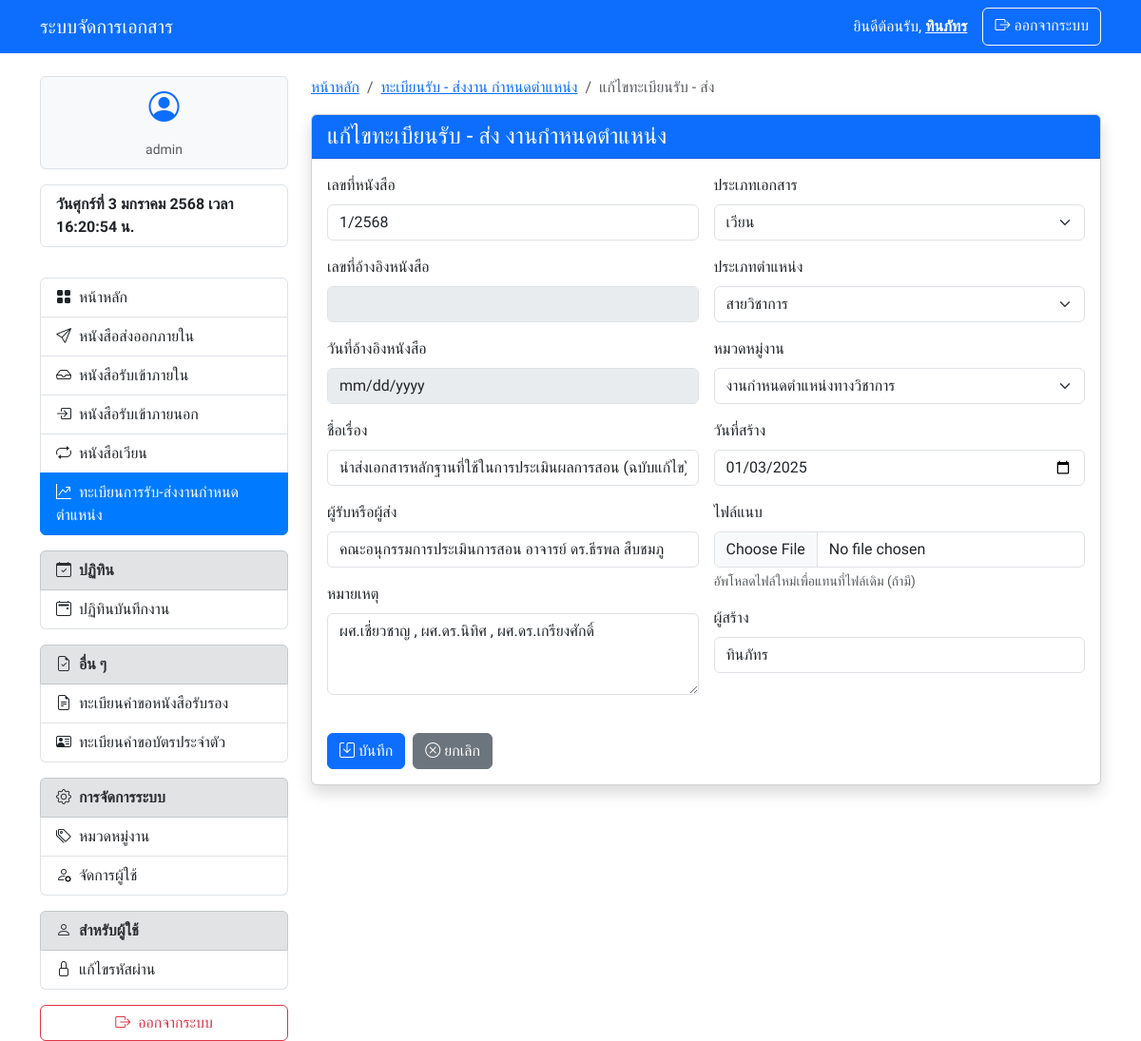
Screenshot of /jobassignment/edit.php?id=2 (signed in) with the database file from the repository.
### tables this page shows
CREATE TABLE `edms_job_assignment_documents` (
  `assignment_id` int(11) NOT NULL,
  `document_number` int(11) NOT NULL COMMENT 'เลขที่หนังสือ',
  `document_year` year(4) NOT NULL DEFAULT year(curdate()),
  `title` varchar(255) NOT NULL,
  `sender` varchar(255) NOT NULL,
  `receiver` varchar(255) DEFAULT NULL,
  `document_type` enum('รับ','ส่ง','เวียน','สั่งการ') NOT NULL COMMENT 'ประเภทเอกสาร (รับ, ส่ง, เวียน,สั่งการ)',
  `position_type` enum('สายวิชาการ','สายสนับสนุน') NOT NULL COMMENT 'ประเภทตำแหน่ง',
  `date_created` date NOT NULL,
  `attachment_path` varchar(255) DEFAULT NULL,
  `note` text DEFAULT NULL,
  `category_id` int(11) DEFAULT NULL,
  `created_by` int(11) DEFAULT NULL,
  `created_at` timestamp NOT NULL DEFAULT current_timestamp(),
  `document_reference_number` varchar(50) DEFAULT NULL COMMENT 'เลขที่อ้างอิงหนังสือ',
  `reference_date` date DEFAULT NULL COMMENT 'วันที่อ้างอิงหนังสือ'
);

CREATE TABLE `edms_work_categories` (
  `category_id` int(11) NOT NULL,
  `category_name` varchar(255) NOT NULL,
  `description` text DEFAULT NULL,
  `created_at` timestamp NOT NULL DEFAULT current_timestamp()
);

### jobassignment/edit.php (the view, shortened to what this page needs)
<?php
require_once '../config.php';
$assignment_id = $_GET['id'] ?? 0;
$stmt = $pdo->prepare("SELECT * FROM edms_job_assignment_documents WHERE assignment_id = ?");
$stmt->execute([$assignment_id]);
$document = $stmt->fetch(PDO::FETCH_ASSOC);
$categories = $pdo->query("SELECT * FROM edms_work_categories")->fetchAll(PDO::FETCH_ASSOC);
?>
<!DOCTYPE html>
<html lang="th">
<head>
    <?php require_once '../components/header.php'; ?>
</head>
<body>
    <?php require_once '../components/navbar.php'; ?>
    <div class="container mt-4">
        <div class="row">
            <div class="col-md-3">
                <?php require_once '../components/sidebar.php'; ?>
            </div>
            <div class="col-md-9">
                <nav aria-label="breadcrumb">
                    <ol class="breadcrumb">
                        <li class="breadcrumb-item"><a href="/edms/">หน้าหลัก</a></li>
                        <li class="breadcrumb-item"><a href="index.php">ทะเบียนรับ - ส่งงาน กำหนดตำแหน่ง</a></li>
                        <li class="breadcrumb-item active">แก้ไขทะเบียนรับ - ส่ง</li>
                    </ol>
                </nav>
                <div class="card shadow">
                    <div class="card-header bg-primary text-white">
                        <h4 class="mb-0">แก้ไขทะเบียนรับ - ส่ง งานกำหนดตำแหน่ง</h4>
                    </div>
                    <div class="card-body">
                        <form action="" method="POST" enctype="multipart/form-data" class="needs-validation" novalidate>
                            <div class="row g-3">
                                <div class="col-md-6">
                                    <div class="mb-3">
                                        <label class="form-label">เลขที่หนังสือ</label>
                                        <input type="text" class="form-control" value="<?php echo $document['document_number'] . '/' . ($document['document_year'] + 543); ?>" readonly>
                                    </div>
                                    <div class="mb-3">
                                        <label class="form-label">เลขที่อ้างอิงหนังสือ</label>
                                        <input type="text" name="document_reference_number" class="form-control"
                                            value="<?php echo htmlspecialchars($document['document_reference_number']); ?>"
                                            <?php echo $document['document_type'] !== 'รับ' ? 'disabled' : ''; ?>>
                                    </div>
                                    <div class="mb-3">
                                        <label class="form-label">วันที่อ้างอิงหนังสือ</label>
                                        <input type="date" name="reference_date" class="form-control"
                                            value="<?php echo $document['reference_date']; ?>"
                                            <?php echo $document['document_type'] !== 'รับ' ? 'disabled' : ''; ?>>
                                    </div>
                                    <div class="mb-3">
                                        <label class="form-label">ชื่อเรื่อง</label>
                                        <input type="text" name="title" class="form-control"
                                            value="<?php echo htmlspecialchars($document['title']); ?>" required>
                                    </div>
                                    <div class="mb-3">
                                        <label class="form-label">ผู้รับหรือผู้ส่ง</label>
                                        <input type="text" name="receiver" class="form-control"
                                            value="<?php echo htmlspecialchars($document['receiver']); ?>" required>
                                    </div>
                                    <div class="mb-3">
                                        <label class="form-label">หมายเหตุ</label>
                                        <textarea name="note" class="form-control" rows="3"><?php echo htmlspecialchars($document['note']); ?></textarea>
                                    </div>
                                </div>
                                <div class="col-md-6">
                                    <div class="mb-3">
                                        <label class="form-label">ประเภทเอกสาร</label>
                                        <select name="document_type" id="document_type" class="form-select" required>
                                            <?php
                                            $types = ['รับ', 'ส่ง', 'เวียน', 'สั่งการ'];
                                            foreach ($types as $type) {
                                                $selected = ($type === $document['document_type']) ? 'selected' : '';
                                                echo "<option value=\"$type\" $selected>$type</option>";
                                            }
                                            ?>
                                        </select>
                                    </div>
                                    <div class="mb-3">
                                        <label class="form-label">ประเภทตำแหน่ง</label>
                                        <select name="position_type" class="form-select" required>
                                            <?php
                                            $positions = ['สายวิชาการ', 'สายสนับสนุน'];
                                            foreach ($positions as $position) {
                                                $selected = ($position === $document['position_type']) ? 'selected' : '';
                                                echo "<option value=\"$position\" $selected>$position</option>";
                                            }
                                            ?>
                                        </select>
                                    </div>
                                    <div class="mb-3">
                                        <label class="form-label">หมวดหมู่งาน</label>
                                        <select name="category_id" class="form-select" required>
                                            <?php foreach ($categories as $category): ?>
                                                <option value="<?php echo $category['category_id']; ?>"
                                                    <?php echo $category['category_id'] == $document['category_id'] ? 'selected' : ''; ?>>
                                                    <?php echo htmlspecialchars($category['category_name']); ?>
                                                </option>
                                            <?php endforeach; ?>
                                        </select>
                                    </div>
                                    <div class="mb-3">
                                        <label class="form-label">วันที่สร้าง</label>
                                        <input type="date" name="date_created" class="form-control"
                                            value="<?php echo $document['date_created']; ?>" required>
                                    </div>
                                    <div class="mb-3">
                                        <label class="form-label">ไฟล์แนบ</label>
                                        <input type="file" name="attachment" class="form-control" accept=".pdf">
                                        <div class="form-text">อัพโหลดไฟล์ใหม่เพื่อแทนที่ไฟล์เดิม (ถ้ามี)</div>
                                    </div>
                                    <div class="mb-3">
                                        <label class="form-label">ผู้สร้าง</label>
                                        <input type="text" name="sender" class="form-control"
                                            value="<?php echo htmlspecialchars($_SESSION['username']); ?>" readonly>
                                    </div>
                                </div>
                            </div>
                            <div class="mt-4 d-flex gap-2">
                                <button type="submit" class="btn btn-primary">
                                    <i class="bi bi-save"></i> บันทึก
                                </button>
                                <a href="index.php" class="btn btn-secondary">
                                    <i class="bi bi-x-circle"></i> ยกเลิก
                                </a>
                            </div>
                        </form>
                    </div>
                </div>
            </div>
        </div>
    </div>
</body>
</html>

### components/header.php (style rules this page uses)
body { font-family: 'Sarabun', sans-serif; }

### rows the page displays
edms_job_assignment_documents: document_number+document_year "1/2568", title "นำส่งเอกสารหลักฐานที่ใช้ในการประเมินผลการสอน (ฉบับแก้ไข)", receiver "คณะอนุกรรมการประเมินการสอน อาจารย์ ดร.ธีรพล สืบชมภู", note "ผศ.เชี่ยวชาญ , ผศ.ดร.นิทิศ , ผศ.ดร.เกรียงศักดิ์", category_id "งานกำหนดตำแหน่งทางวิชาการ", date_created "01/03/2025"

### other values shown
$_SESSION['username'] "ทินภัทร"
$_SESSION['role'] "admin"
form field document_type "เวียน"
form field position_type "สายวิชาการ"
